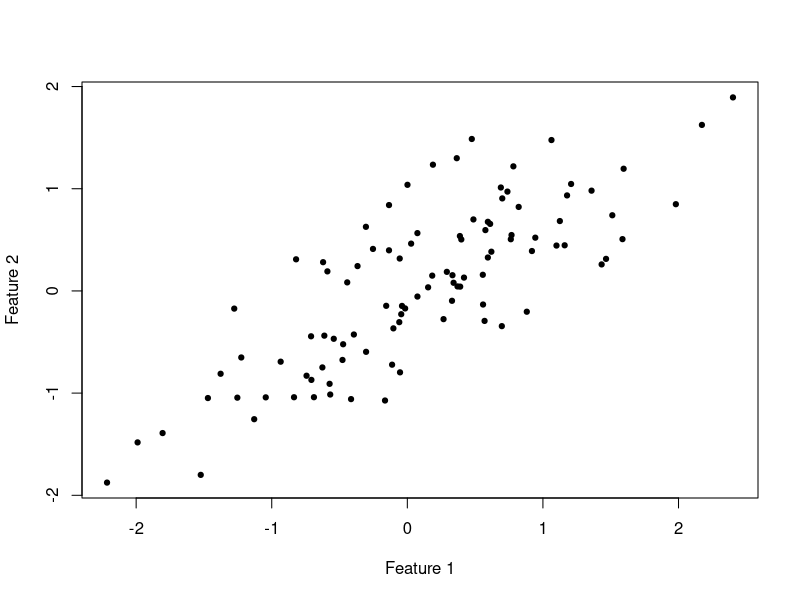

Recreate this plot in R.
## ---- chunk 1
set.seed(1)
x1 <- rnorm(100)
x2 <- 0.7 * x1 + rnorm(100, sd = 0.5)
plot(x1, x2, xlab = "Feature 1", ylab = "Feature 2", pch = 19, cex = 0.7)
